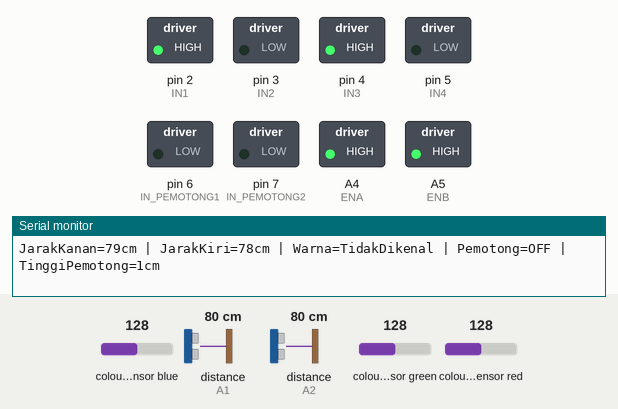
Recording of a sketch running on a simulated Arduino Uno, built with avr-gcc and run on an emulated ATmega328P. Shown: switched loads named in the sketch (green lamp = pin HIGH), the last lines printed to the serial monitor. Wiring (inferred from the names in the program): 2 × ultrasonic range finder: trigger A0, echo A1 / trigger A3, echo A2; TCS3200 colour sensor: output pin 12; S2 pin 10; S3 pin 11; S0 pin 8; S1 pin 9. Dashed ring = blinking. The inputs (shaded band) are chosen by the test bench; at power-on: distance to the obstacle (sensors on A1, A2) 80 cm, colour sensor green 128, colour sensor blue 128, colour sensor red 128. The echo pulse lasts 58.3 µs per cm; pins used as bus, display or sensor lines are not drawn.

Above: at 1.2 s.
1.3 s: distance to the obstacle (sensor on A1) set to 8 cm
4.3 s: distance to the obstacle (sensor on A1) set to 5 cm
At 5.1 s:
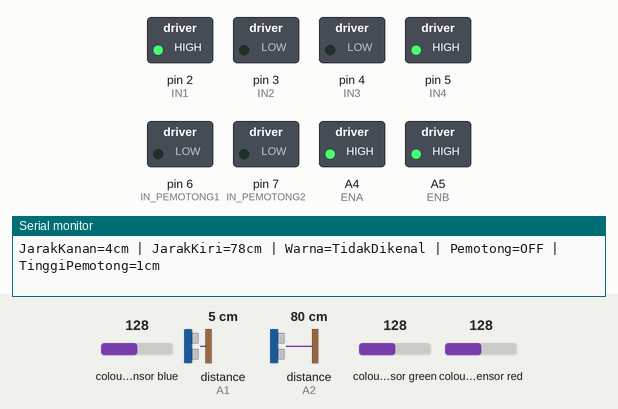
5.9 s: distance to the obstacle (sensor on A2) set to 8 cm
7.5 s: distance to the obstacle (sensor on A2) set to 5 cm
At 7.84 s:
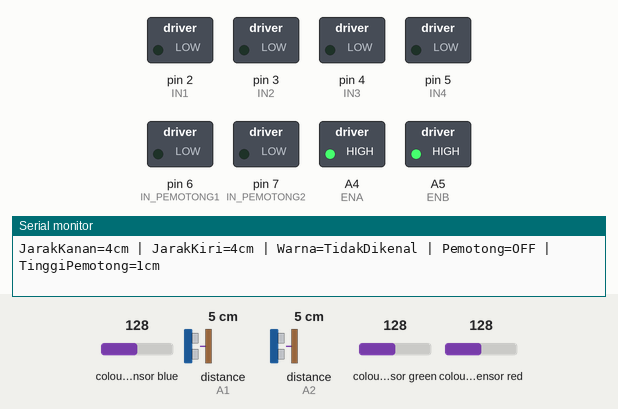
10.5 s: colour sensor green set to 125
At 11.24 s:
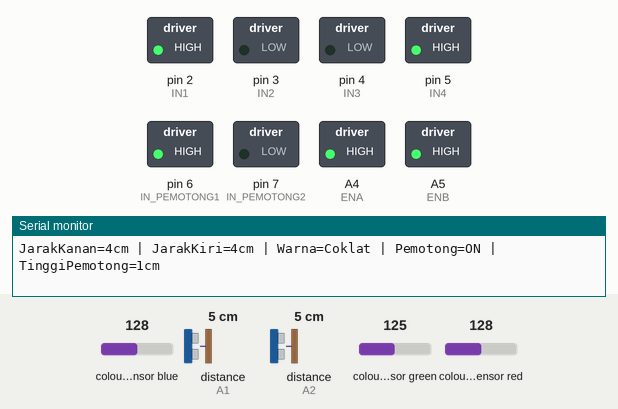
13.5 s: distance to the obstacle (sensor on A1) set to 2 cm
At 13.94 s:
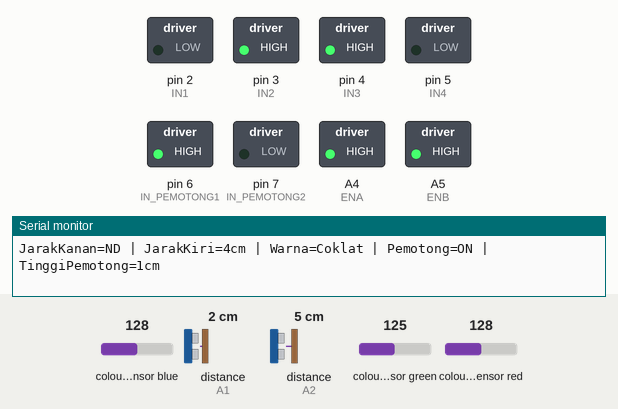
Timing chart, 0 to 17.5 s (numbered marks = the images above; inputs shaded):
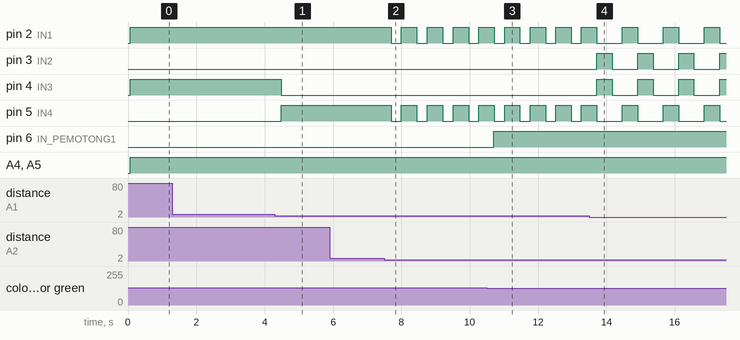

Measured:
- the behaviour switches between 7 and 6 cm on distance to the obstacle (sensor on A1) (found by bisection; images 0 and 1)
- the behaviour switches between 7 and 6 cm on distance to the obstacle (sensor on A2) (found by bisection; images 1 and 2)
- the behaviour switches between 128 and 127 on colour sensor green (found by bisection; images 2 and 3)
- after the input at 4.3 s, pin 4 (IN3): HIGH → LOW after 0.18 s; pin 5 (IN4): LOW → HIGH after 0.18 s
- after the input at 7.5 s, pin 2 (IN1), pin 5 (IN4): alternates HIGH for 0.46 s and LOW for 0.30 s, starting after 0.20 s
- after the input at 10.5 s, pin 6 (IN_PEMOTONG1): LOW → HIGH after 0.20 s
- after the input at 13.5 s, pin 2 (IN1), pin 5 (IN4): alternates HIGH for 0.45 s and LOW for 0.75 s, starting after 0.97 s; pin 3 (IN2), pin 4 (IN3): alternates HIGH for 0.45 s and LOW for 0.75 s, starting after 0.22 s

The sketch:

pemotongrumput.ino
```cpp
// === Pin Ultrasonik Kanan ===
#define trigKanan A0
#define echoKanan A1

// === Pin Ultrasonik Kiri ===
#define trigKiri A3
#define echoKiri A2   // dipindah biar tidak bentrok dengan motor pemotong

// === Pin Motor Driver L298N (roda penggerak) ===
#define IN1 2   // Motor kanan maju
#define IN2 3   // Motor kanan mundur
#define IN3 4   // Motor kiri maju
#define IN4 5   // Motor kiri mundur
#define ENA A4   // Kecepatan motor kanan (PWM)
#define ENB A5   // Kecepatan motor kiri (PWM)

// === Pin Motor Driver L298N (pemotong rumput) ===
#define IN_PEMOTONG1 6
#define IN_PEMOTONG2 7
// ENA motor pemotong dijumper ke 5V di modul driver

// === Pin Sensor Warna TCS3200 ===
#define S0 8
#define S1 9
#define S2 10
#define S3 11
#define sensorOut 12

// Variabel global
int speedMotor = 150;   // Kecepatan motor roda (0-255)
int redFrequency = 0;
int greenFrequency = 0;
int blueFrequency = 0;
const int tinggiPemotong = 1; // ketinggian pemotong rumput (cm)

// === Fungsi Baca Jarak Ultrasonik ===
long bacaJarak(int trigPin, int echoPin) {
  digitalWrite(trigPin, LOW);
  delayMicroseconds(2);
  digitalWrite(trigPin, HIGH);
  delayMicroseconds(10);
  digitalWrite(trigPin, LOW);

  long durasi = pulseIn(echoPin, HIGH, 40000); // timeout 40 ms
  long jarak = durasi * 0.034 / 2;

  if (jarak < 2 || jarak > 300) return -1; // -1 = tidak terdeteksi
  return jarak;
}

// === Fungsi Gerak Motor Roda ===
void maju() {
  digitalWrite(IN1, HIGH);
  digitalWrite(IN2, LOW);
  digitalWrite(IN3, HIGH);
  digitalWrite(IN4, LOW);
  analogWrite(ENA, speedMotor);
  analogWrite(ENB, speedMotor);
}

void belokKiri() {
  digitalWrite(IN1, HIGH);
  digitalWrite(IN2, LOW);
  digitalWrite(IN3, LOW);
  digitalWrite(IN4, HIGH);
  analogWrite(ENA, speedMotor);
  analogWrite(ENB, speedMotor);
}

void belokKanan() {
  digitalWrite(IN1, LOW);
  digitalWrite(IN2, HIGH);
  digitalWrite(IN3, HIGH);
  digitalWrite(IN4, LOW);
  analogWrite(ENA, speedMotor);
  analogWrite(ENB, speedMotor);
}

void berhenti() {
  digitalWrite(IN1, LOW);
  digitalWrite(IN2, LOW);
  digitalWrite(IN3, LOW);
  digitalWrite(IN4, LOW);
}

// === Fungsi Motor Pemotong ===
void pemotongOn() {
  digitalWrite(IN_PEMOTONG1, HIGH);
  digitalWrite(IN_PEMOTONG2, LOW);
}

void pemotongOff() {
  digitalWrite(IN_PEMOTONG1, LOW);
  digitalWrite(IN_PEMOTONG2, LOW);
}

// === Fungsi Baca Warna dari TCS3200 ===
String bacaWarna() {
  // Baca Red
  digitalWrite(S2, LOW);
  digitalWrite(S3, LOW);
  redFrequency = pulseIn(sensorOut, LOW);
  delay(10);

  // Baca Green
  digitalWrite(S2, HIGH);
  digitalWrite(S3, HIGH);
  greenFrequency = pulseIn(sensorOut, LOW);
  delay(10);

  // Baca Blue
  digitalWrite(S2, LOW);
  digitalWrite(S3, HIGH);
  blueFrequency = pulseIn(sensorOut, LOW);
  delay(10);

  // === Klasifikasi Warna (threshold perlu kalibrasi manual) ===
  if (greenFrequency < redFrequency && greenFrequency < blueFrequency) {
    return "Hijau";
  }
  else if (redFrequency < greenFrequency && redFrequency < blueFrequency && greenFrequency < blueFrequency) {
    return "KuningKecoklatan";
  }
  else if (redFrequency < greenFrequency && blueFrequency < greenFrequency) {
    return "Coklat";
  }
  else {
    return "TidakDikenal";
  }
}

// === SETUP ===
void setup() {
  // Motor roda
  pinMode(IN1, OUTPUT);
  pinMode(IN2, OUTPUT);
  pinMode(IN3, OUTPUT);
  pinMode(IN4, OUTPUT);
  pinMode(ENA, OUTPUT);
  pinMode(ENB, OUTPUT);

  // Motor pemotong
  pinMode(IN_PEMOTONG1, OUTPUT);
  pinMode(IN_PEMOTONG2, OUTPUT);

  // Sensor Ultrasonik
  pinMode(trigKanan, OUTPUT);
  pinMode(echoKanan, INPUT);
  pinMode(trigKiri, OUTPUT);
  pinMode(echoKiri, INPUT);

  // Sensor Warna
  pinMode(S0, OUTPUT);
  pinMode(S1, OUTPUT);
  pinMode(S2, OUTPUT);
  pinMode(S3, OUTPUT);
  pinMode(sensorOut, INPUT);

  // Set scaling frekuensi TCS3200 = 100%
  digitalWrite(S0, HIGH);
  digitalWrite(S1, HIGH);

  Serial.begin(9600);
}

// === LOOP ===
void loop() {
  long jarakKanan = bacaJarak(trigKanan, echoKanan);
  long jarakKiri = bacaJarak(trigKiri, echoKiri);

  String warna = bacaWarna();

  // === Kontrol Dinamo Pemotong Berdasarkan Warna ===
  if (warna == "Hijau" || warna == "KuningKecoklatan" || warna == "Coklat") {
    pemotongOn();
  } else {
    pemotongOff();
  }

  // === Cetak semua data ringkas di Serial Monitor ===
  Serial.print("JarakKanan=");
  if (jarakKanan == -1) Serial.print("ND"); else { Serial.print(jarakKanan); Serial.print("cm"); }
  Serial.print(" | JarakKiri=");
  if (jarakKiri == -1) Serial.print("ND"); else { Serial.print(jarakKiri); Serial.print("cm"); }
  Serial.print(" | Warna="); Serial.print(warna);
  Serial.print(" | Pemotong=");
  if (warna == "Hijau" || warna == "KuningKecoklatan" || warna == "Coklat") Serial.print("ON"); else Serial.print("OFF");
  Serial.print(" | TinggiPemotong=");
  Serial.print(tinggiPemotong);
  Serial.println("cm");

  // === Logika Hindar Rintangan untuk roda (1-5 cm saja) ===
  if ((jarakKanan >= 1 && jarakKanan <= 5) && (jarakKiri >= 1 && jarakKiri <= 5)) {
    berhenti();
    delay(300);
    belokKiri();
    delay(400);
  }
  else if (jarakKanan >= 1 && jarakKanan <= 5) {
    belokKiri();
    delay(400);
  }
  else if (jarakKiri >= 1 && jarakKiri <= 5) {
    belokKanan();
    delay(400);
  }
  else {
    maju(); // kalau >5 cm, anggap jalan kosong
  }
}
```
